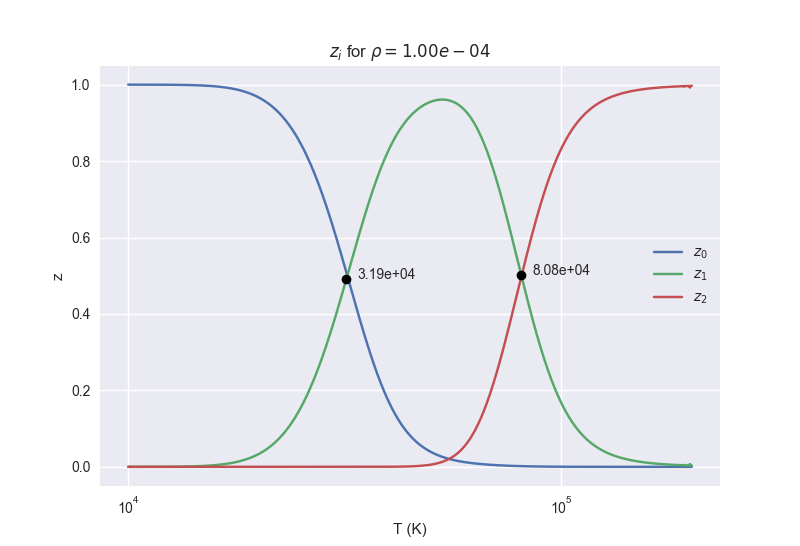

The Python source for this figure:
import matplotlib.pyplot as plt
import numpy as np
from scipy.optimize import least_squares

# Definitions
pi = np.pi
me = 9.1095e-28 # g
h = 6.6262e-27 # erg s
k = 1.3803e-16 # erg / K
chi1 = 3.939e-11 # erg
chi2 = 8.718e-11 # erg
NA = 6.02e23
rho = 1e-4 # g / cm^3
T = np.linspace(1e4, 2e5, 1000)





def eqns(p, T):
    z1, z2 = p

    A = rho * NA * (z1 + 2 * z2) / 4
    C = (2 * pi * me * k * T) ** (3/2) / h**3

    eq1 = A * z1 / (1 - z1 - z2) - 4 * C * np.exp(-1 * chi1 / (k * T))
    eq2 = A * z2 / z1 - C * np.exp(-1 * chi2 / (k * T))
    return (eq1, eq2)


if __name__ == '__main__':
    try:
        T, z0, z1, z2, ze = np.genfromtxt('model.csv', delimiter=',')
    except FileNotFoundError:
        z1 = []
        z2 = []
        for t in T:
            sol = least_squares(eqns, x0=(0.3, 0.3), args=(t, ), bounds=([0, 0], [1, 1]))
            z1.append(sol.x[0])
            z2.append(sol.x[1])
        z1, z2 = np.array([z1, z2])
        z0 = 1 - z1 - z2
        ze = z1 + 2 * z2
        np.savetxt('model.csv', [T, z0, z1, z2, ze], delimiter=',')

    # Find Crossing Points
    idx0 = np.argwhere(np.diff(np.sign(z0 - z1)) != 0)
    idx1 = np.argwhere(np.diff(np.sign(z1 - z2)) != 0)


    plt.style.use('seaborn')
    plt.title(rf'$z_i$ for $\rho = {rho:.2e}$')

    plt.semilogx(T, z0, label=r'$z_0$')
    plt.semilogx(T, z1, label=r'$z_1$')
    plt.semilogx(T, z2, label=r'$z_2$')

    plt.plot(T[idx0], z1[idx0], 'ko')
    plt.text(T[idx0]+2000, z1[idx0], f'{int(T[idx0][0][0]):.2e}')
    plt.plot(T[idx1], z1[idx1], 'ko')
    plt.text(T[idx1]+5000, z1[idx1], f'{int(T[idx1][0][0]):.2e}')
    # plt.semilogx(T, ze, c='r', label=r'z_e')

    plt.xlabel('T (K)')
    plt.ylabel('z')
    plt.legend()

    plt.savefig('prob3.1.png')
    plt.show()
